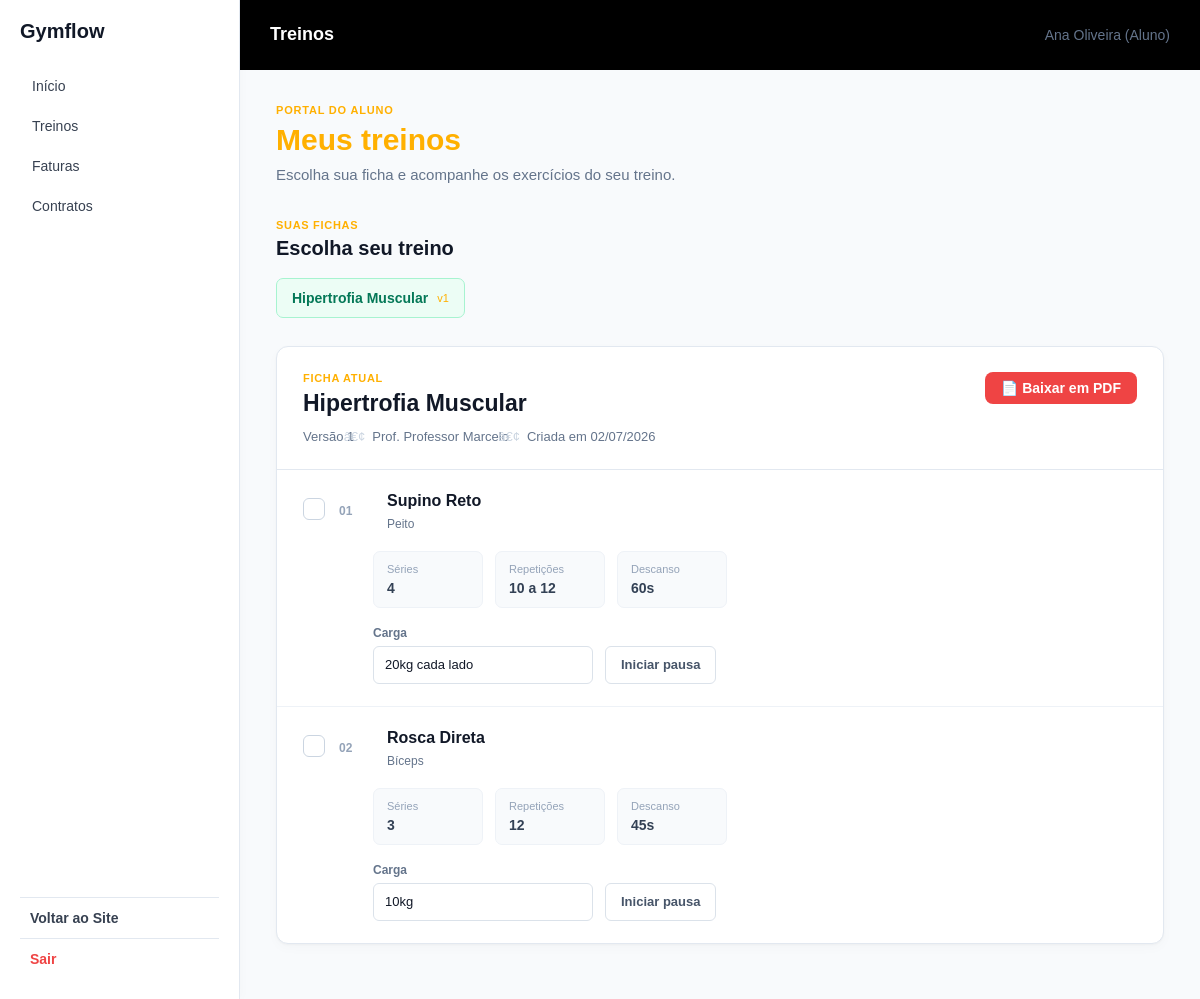
The page /app/controllers/PortalAlunoController.php?acao=treinos (signed in) on the database as committed earlier.
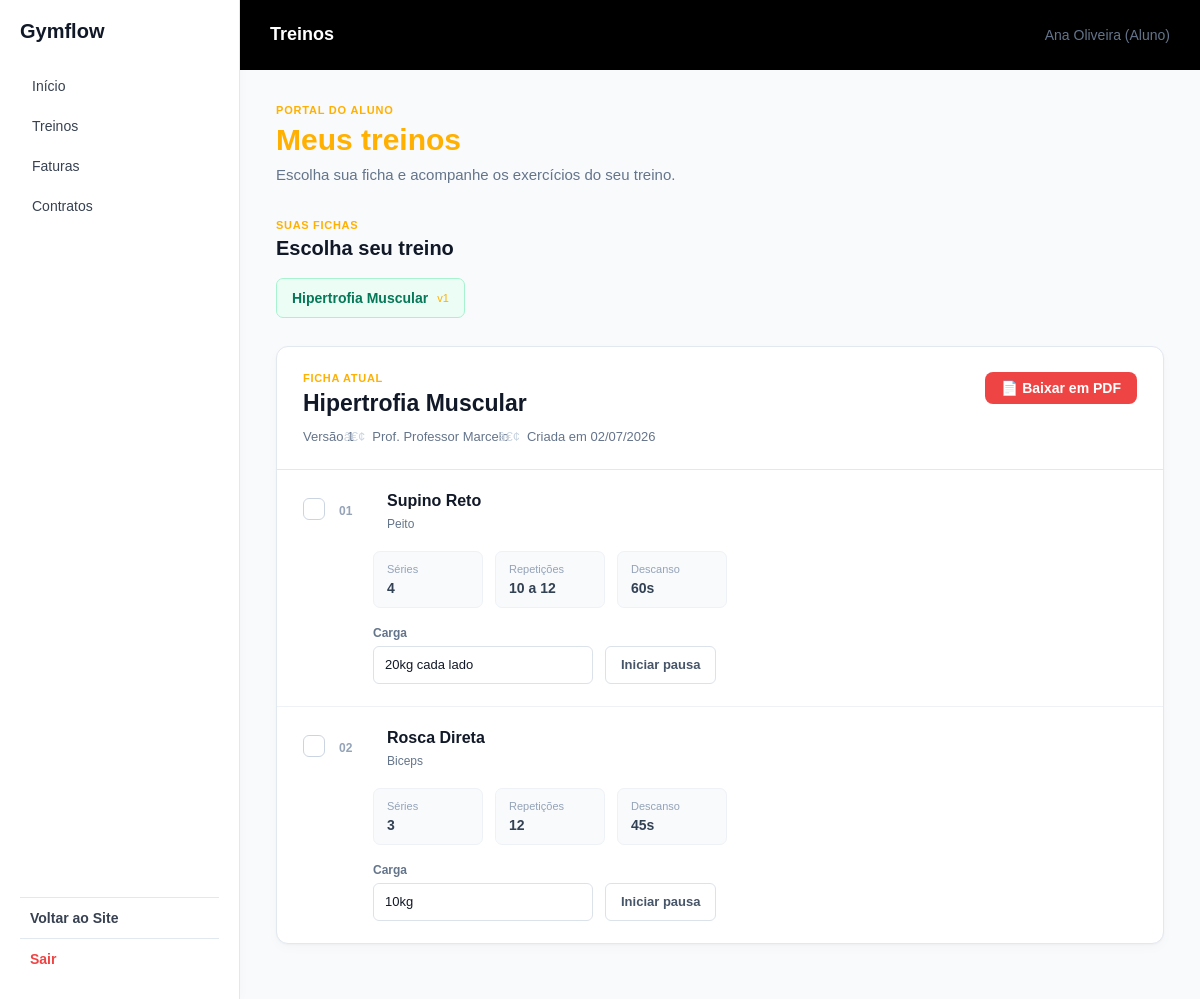
The same page on the database as committed later.
### tables this page shows
CREATE TABLE ficha_itens (
    id INT AUTO_INCREMENT PRIMARY KEY,
    ficha_id INT NOT NULL,
    exercicio_id INT NOT NULL,
    ordem INT NOT NULL DEFAULT 0,
    series INT NOT NULL CHECK (series > 0),
    repeticoes VARCHAR(30) NOT NULL,
    carga VARCHAR(20),
    intervalo VARCHAR(20),
    FOREIGN KEY (ficha_id) REFERENCES fichas_treino(id) ON DELETE CASCADE,
    FOREIGN KEY (exercicio_id) REFERENCES exercicios(id) ON DELETE RESTRICT
);

CREATE TABLE exercicios (
    id INT AUTO_INCREMENT PRIMARY KEY,
    company_id INT NOT NULL,
    nome VARCHAR(100) NOT NULL,
    grupo VARCHAR(30) NOT NULL,
    midia TEXT,
    tipo_midia VARCHAR(10) NOT NULL DEFAULT 'imagem',
    ativo BOOLEAN NOT NULL DEFAULT TRUE,
    FOREIGN KEY (company_id) REFERENCES companies(id) ON DELETE CASCADE
);

### app/models/Treino.php (called while the page is built, shortened)
<?php
require_once __DIR__ . '/Database.php';
$operacao = $operacao ?? '';
if ($operacao === 'listar_fichas_aluno') {
    $stmt_fichas = $pdo->prepare(
        "SELECT ft.id, ft.objetivo, ft.versao, ft.criada_em, u.name AS nome_professor
         FROM fichas_treino ft
         JOIN users u ON ft.professor_id = u.id
         WHERE ft.aluno_id = :aluno_id
         ORDER BY ft.criada_em DESC"
    );
    $stmt_fichas->execute([':aluno_id' => $aluno_id]);
    $fichas = $stmt_fichas->fetchAll();
}
 elseif ($operacao === 'buscar_itens_ficha') {
    $stmt_itens = $pdo->prepare("
        SELECT
            fi.ordem,
            fi.series,
            fi.repeticoes,
            fi.carga,
            fi.intervalo,
            e.nome AS nome_exercicio,
            e.grupo
        FROM ficha_itens fi
        JOIN exercicios e
            ON fi.exercicio_id = e.id
        JOIN fichas_treino ft
            ON ft.id = fi.ficha_id
        WHERE fi.ficha_id = :ficha_id
          AND ft.aluno_id = :aluno_id
        ORDER BY fi.ordem ASC
    ");
    $stmt_itens->execute([
        ':ficha_id' => $ficha_id,
        ':aluno_id' => $aluno_id
    ]);
    $itens = $stmt_itens->fetchAll();
}

### app/views/portal_aluno/treinos.php (the view, shortened to what the changed rows need)
<?php
include __DIR__ . '/../shared/header.php';
include __DIR__ . '/../shared/sidebar.php';
?>
<link
    rel="stylesheet"
    href="<?= BASE_URL ?>/assets/css/treinos.css?v=<?= time() ?>">
<main class="treinos-page">
    <header class="treinos-header">
        <h1>
            Meus treinos
        </h1>
    </header>
    <?php if (empty($fichas)): ?>
        <!-- =========================================
             SEM FICHAS
             ========================================= -->
        <section class="treinos-empty">
            <div class="empty-icon">
                +
            </div>
            <h2>
                Nenhuma ficha de treino
            </h2>
            <p>
                Você ainda não possui nenhuma ficha de treino cadastrada.
            </p>
            <span>
                Solicite ao seu professor para criar uma ficha personalizada
                para você.
            </span>
        </section>
    <?php else: ?>
        <section class="fichas-section">
            <div class="section-title">
                <h2>
                    Escolha seu treino
                </h2>
            </div>
        </section>
        <?php if ($ficha_atual): ?>
            <section class="ficha-container">
                <header class="ficha-header">
                    <div class="ficha-header-info">
                        <h2>
                            <?= htmlspecialchars(
                                $ficha_atual['objetivo'] ?? 'Treino'
                            ); ?>
                        </h2>
                    </div>
                </header>
                <?php if (empty($itens)): ?>
                    <div class="exercicios-empty">
                        <h3>
                            Nenhum exercício cadastrado
                        </h3>
                        <p>
                            Esta ficha ainda não possui exercícios cadastrados.
                        </p>
                    </div>
                <?php else: ?>
                    <div class="exercicios-list">
                        <?php foreach ($itens as $index => $item): ?>
                            <article class="exercicio-card">
                                <div class="exercicio-top">
                                    <label class="exercicio-check">
                                        <span class="checkmark"></span>
                                    </label>
                                    <div class="exercicio-numero">
                                        <?= str_pad(
                                            $index + 1,
                                            2,
                                            '0',
                                            STR_PAD_LEFT
                                        ); ?>
                                    </div>
                                    <div class="exercicio-info">
                                        <h3>
                                            <?= htmlspecialchars(
                                                $item['nome_exercicio'] ?? 'Exercício'
                                            ); ?>
                                        </h3>
                                        <span class="grupo-muscular">
                                            <?= htmlspecialchars(
                                                $item['grupo'] ?? 'Grupo não informado'
                                            ); ?>
                                        </span>
                                    </div>
                                </div>
                                <div class="exercicio-dados">
                                    <div class="dado">
                                        <span>
                                            Séries
                                        </span>
                                        <strong>
                                            <?= htmlspecialchars(
                                                $item['series'] ?? '0'
                                            ); ?>
                                        </strong>
                                    </div>
                                    <div class="dado">
                                        <span>
                                            Repetições
                                        </span>
                                        <strong>
                                            <?= htmlspecialchars(
                                                $item['repeticoes'] ?? '—'
                                            ); ?>
                                        </strong>
                                    </div>
                                    <?php if (!empty($item['intervalo'])): ?>
                                        <div class="dado">
                                            <span>
                                                Descanso
                                            </span>
                                            <strong>
                                                <?= htmlspecialchars(
                                                    $item['intervalo']
                                                ); ?>
                                            </strong>
                                        </div>
                                    <?php endif; ?>
                                </div>
                                <div class="exercicio-acoes">
                                    <div class="carga-container">
                                        <label>
                                            Carga
                                        </label>
                                        <input
                                            type="text"
                                            value="<?= htmlspecialchars(
                                                        $item['carga'] ?? ''
                                                    ); ?>"
                                            placeholder="Ex.: 20 kg">
                                    </div>
                                    <button
                                        type="button"
                                        class="btn-pausa">
                                        Iniciar pausa
                                    </button>
                                </div>
                            </article>
                        <?php endforeach; ?>
                    </div>
                <?php endif; ?>
            </section>
        <?php endif; ?>
    <?php endif; ?>
</main>
<?php include __DIR__ . '/../shared/footer.php'; ?>

Rows that differ between the two databases and show on the page:
changed through a linked row, ficha_itens "10kg": exercicio.grupo "Bíceps" → "Biceps"
